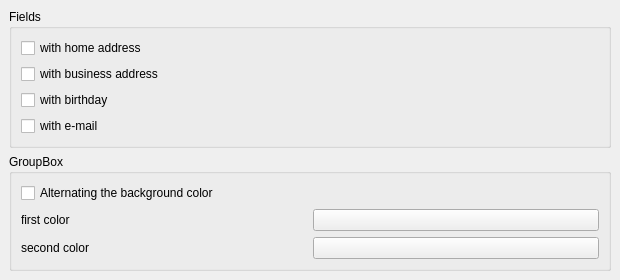
<?xml version="1.0" encoding="UTF-8"?>
<ui version="4.0">
 <class>CompactStyleForm_Base</class>
 <widget class="QWidget" name="CompactStyleForm_Base">
  <property name="geometry">
   <rect>
    <x>0</x>
    <y>0</y>
    <width>620</width>
    <height>277</height>
   </rect>
  </property>
  <property name="windowTitle">
   <string>Appearance</string>
  </property>
  <layout class="QGridLayout">
   <property name="margin">
    <number>9</number>
   </property>
   <property name="spacing">
    <number>6</number>
   </property>
   <item row="1" column="0">
    <widget class="QGroupBox" name="gbFields">
     <property name="title">
      <string>Fields</string>
     </property>
     <layout class="QVBoxLayout" name="verticalLayout_2">
      <item>
       <layout class="QVBoxLayout" name="verticalLayout">
        <item>
         <widget class="QCheckBox" name="cbWithHomeAddress">
          <property name="toolTip">
           <string>print the home address, with home phone number and mobil phone number</string>
          </property>
          <property name="whatsThis">
           <string>print the home address, with home phone number and mobil phone number</string>
          </property>
          <property name="text">
           <string>with home address</string>
          </property>
         </widget>
        </item>
        <item>
         <widget class="QCheckBox" name="cbWithBusinessAddress">
          <property name="toolTip">
           <string>print the business address, with business phone number</string>
          </property>
          <property name="whatsThis">
           <string>print the business address, with business phone number</string>
          </property>
          <property name="text">
           <string>with business address</string>
          </property>
         </widget>
        </item>
        <item>
         <widget class="QCheckBox" name="cbWithBirthday">
          <property name="toolTip">
           <string>print the birthday</string>
          </property>
          <property name="whatsThis">
           <string>print the birthday</string>
          </property>
          <property name="text">
           <string>with birthday</string>
          </property>
         </widget>
        </item>
        <item>
         <widget class="QCheckBox" name="cbWithEMail">
          <property name="toolTip">
           <string>prints the e-mail and e-mail2 field</string>
          </property>
          <property name="whatsThis">
           <string>prints the e-mail and e-mail2 field</string>
          </property>
          <property name="text">
           <string>with e-mail</string>
          </property>
         </widget>
        </item>
       </layout>
      </item>
     </layout>
    </widget>
   </item>
   <item row="2" column="0">
    <widget class="QGroupBox" name="gbColors">
     <property name="title">
      <string>GroupBox</string>
     </property>
     <layout class="QGridLayout" name="gridLayout_2">
      <item row="2" column="1">
       <widget class="KColorButton" name="cbSecond"/>
      </item>
      <item row="1" column="1">
       <widget class="KColorButton" name="cbFirst"/>
      </item>
      <item row="1" column="0">
       <widget class="QLabel" name="lbCbFirst">
        <property name="toolTip">
         <string>the first color, if alternating color is checked</string>
        </property>
        <property name="whatsThis">
         <string>the first color, if alternating color is checked</string>
        </property>
        <property name="text">
         <string>first color</string>
        </property>
       </widget>
      </item>
      <item row="2" column="0">
       <widget class="QLabel" name="lbCbSecond">
        <property name="toolTip">
         <string>the second color, if alternating color is checked</string>
        </property>
        <property name="whatsThis">
         <string>the second color, if alternating color is checked</string>
        </property>
        <property name="text">
         <string>second color</string>
        </property>
       </widget>
      </item>
      <item row="0" column="0">
       <widget class="QCheckBox" name="cbAlternating">
        <property name="toolTip">
         <string>Change the background color of every row</string>
        </property>
        <property name="whatsThis">
         <string>Change the background color of every row</string>
        </property>
        <property name="text">
         <string>Alternating the background color</string>
        </property>
       </widget>
      </item>
     </layout>
    </widget>
   </item>
  </layout>
 </widget>
 <customwidgets>
  <customwidget>
   <class>KColorButton</class>
   <extends>QPushButton</extends>
   <header>kcolorbutton.h</header>
  </customwidget>
 </customwidgets>
 <resources/>
 <connections/>
</ui>
